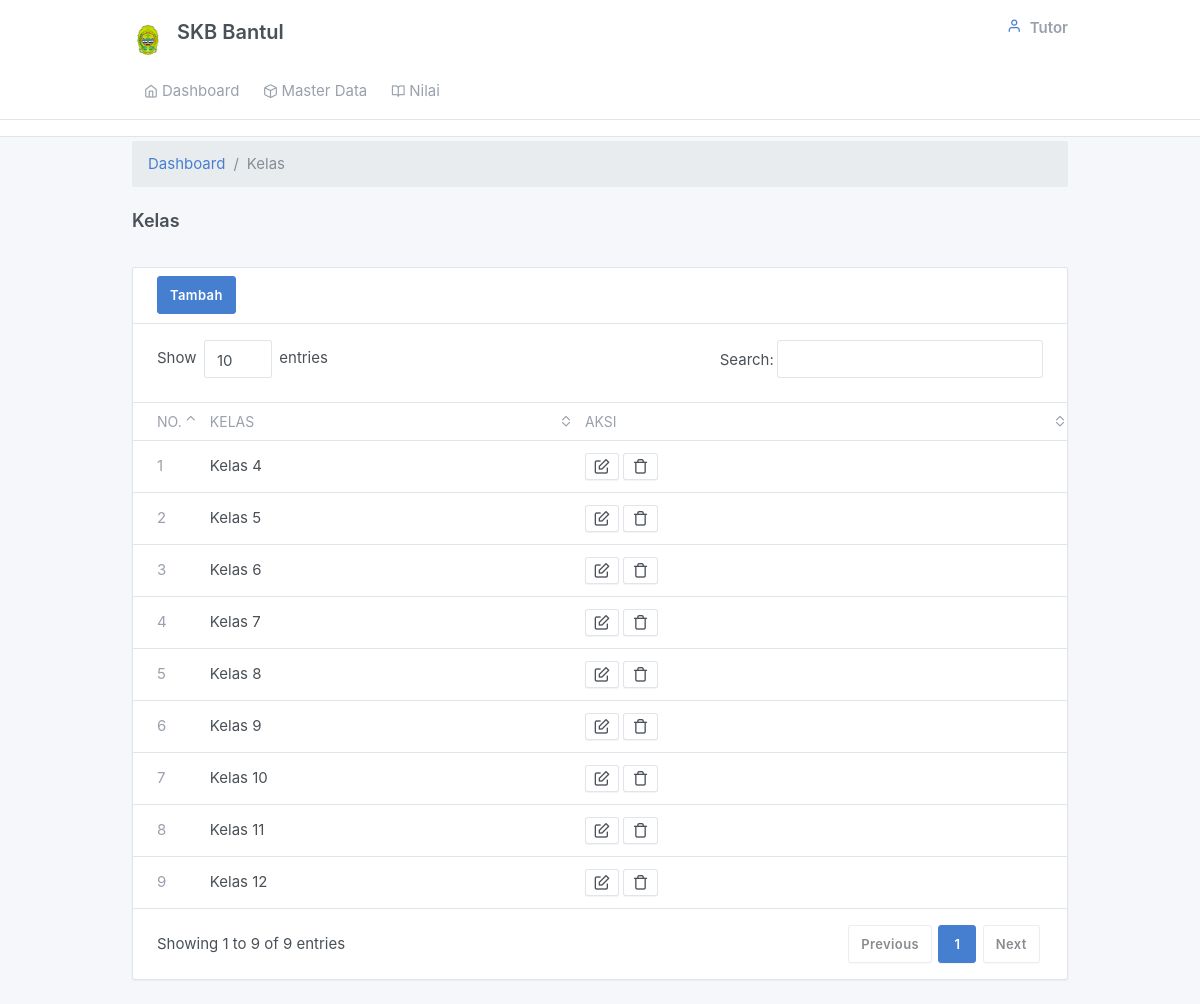
The app's page /tutor/kelas.php with its own data.
### tables this page shows
CREATE TABLE `kelas` (
  `kode_kelas` int(11) NOT NULL,
  `kelas` varchar(11) NOT NULL
);

### tutor/kelas.php (the view, shortened to what this page needs)
<?php include_once "views/main.php";?>
<?php
switch ($_GET["act"]){
default:
?>
<div class="my-md-1">
  <div class="container">
  <ol class="breadcrumb">
            <li class="breadcrumb-item">
              <a href="../index.php">Dashboard</a>
            </li>
            <li class="breadcrumb-item active">Kelas</li>
          </ol>
    <div class="page-header">
      <h4>
      Kelas
      </h4>
    </div>
      <div class="">
        <div class="card">
          <div class="card-header">
          <a href="?&act=form_create" class="btn btn-primary" role="button">Tambah</a>
          </div>
          <div class="table-responsive">
            <table class="table card-table table-vcenter text-nowrap datatable">
              <thead>
                <tr>
                  <th class="w-2">No.</th>
                  <th>Kelas</th>
                  <th>Aksi</th>
                </tr>
              </thead>
              <tbody>
              <?php
              $sql=mysqli_query($connect,"SELECT * from kelas order by kode_kelas asc");
              $no=1;
              while($h=mysqli_fetch_array($sql)){ ?>
                <tr>
                  <td><span class="text-muted"><?php echo $no;?></span></td>
                  <td><?php echo $h['kelas'];?></td>
                  <td class="text-left">
                    <a href="?&act=form_update&id=<?php echo $h['kode_kelas'];?>" class="btn btn-secondary btn-sm"><i class="fe fe-edit"></i></a>
                    <a href='?&act=delete&id=<?php echo $h['kode_kelas'];?>' onClick="return confirm('Yakin data akan dihapus ?')"
                    class="btn btn-secondary btn-sm"><i class="fe fe-trash"></i></a>
                  </td>
                </tr>
              <?php $no++; } ?>
              </tbody>
            </table>
          </div>
        </div>
      </div>
    </div>
  </div>
<?php
break;
?>
<?php
}
?>

### records on screen
kelas: kelas "Kelas 4"
kelas: kelas "Kelas 5"
kelas: kelas "Kelas 6"
kelas: kelas "Kelas 7"
kelas: kelas "Kelas 8"
kelas: kelas "Kelas 9"
kelas: kelas "Kelas 10"
kelas: kelas "Kelas 11"
kelas: kelas "Kelas 12"
